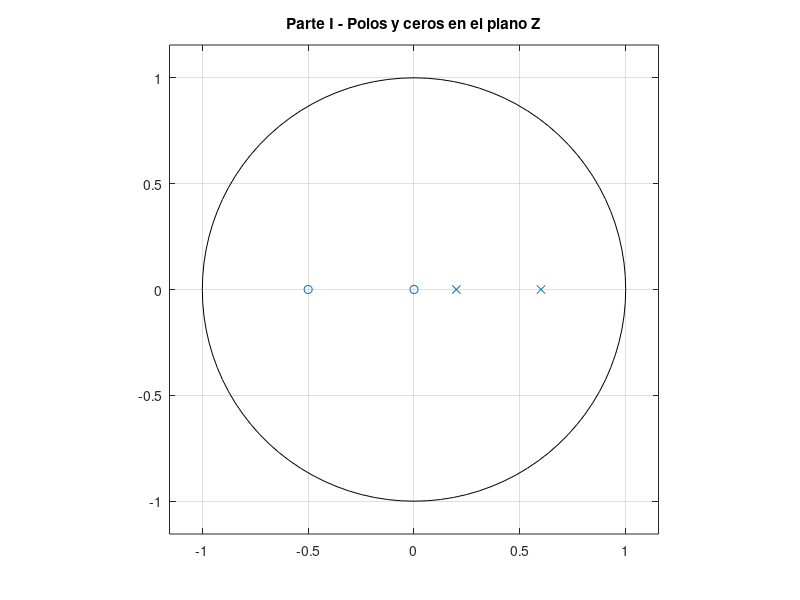
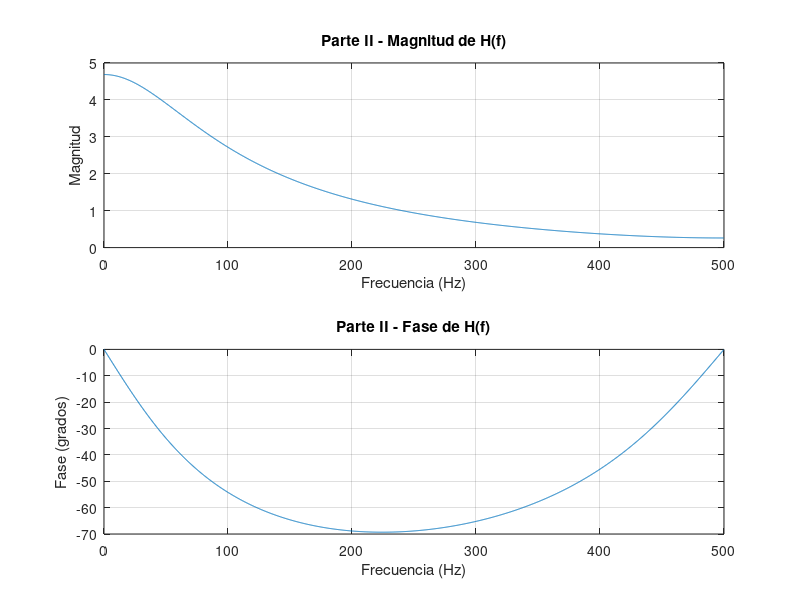
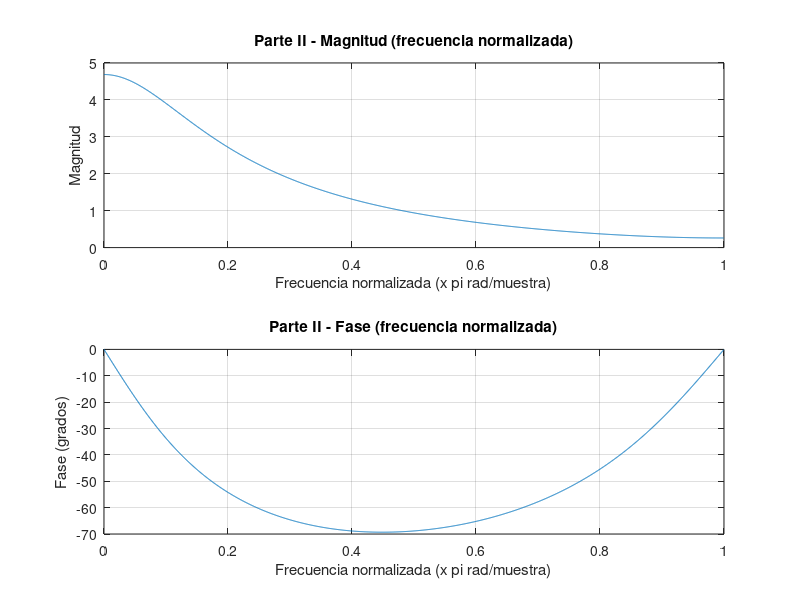
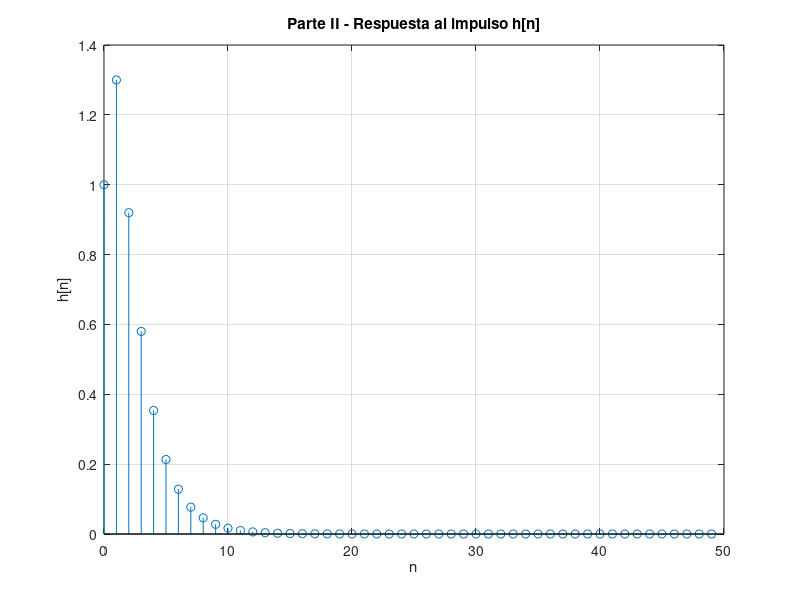

The MATLAB source for these figures, in order: (Note: this script raises an error after producing the figures.)
pkg load signal  % para usar zplane

% ============================================================
% PARTE I: Funcion de transferencia, polos, ceros y estabilidad
% ============================================================

% ecuacion en diferencias:
% y[n] - 0.8*y[n-1] + 0.12*y[n-2] = x[n] + 0.5*x[n-1]
%
% aplicando transformada Z y despejando H(z) = Y(z)/X(z):
% H(z) = (1 + 0.5*z^-1) / (1 - 0.8*z^-1 + 0.12*z^-2)
%
% multiplico numerador y denominador por z^2 para tener
% potencias positivas (forma estandar para zplane y roots):
% H(z) = z*(z + 0.5) / (z^2 - 0.8*z + 0.12)

num = [1, 0.5, 0];     % coeficientes del numerador: z^2 + 0.5z + 0
den = [1, -0.8, 0.12]; % coeficientes del denominador: z^2 - 0.8z + 0.12

% polos y ceros
ceros = roots(num)
polos = roots(den)

% estabilidad: el sistema es estable si todos los polos tienen modulo < 1
% (estan dentro del circulo unitario en el plano Z)
disp('Modulo de los polos:')
disp(abs(polos))

if all(abs(polos) < 1)
    disp('Sistema ESTABLE: todos los polos estan dentro del circulo unitario')
else
    disp('Sistema INESTABLE: hay polos fuera del circulo unitario')
end

figure(1)
zplane(num, den)
title('Parte I - Polos y ceros en el plano Z')


% ============================================================
% PARTE II: Respuesta en frecuencia
% ============================================================

fm = 1000; % Hz
Nfft = 2048;

% evaluo H(z) sobre el circulo unitario: z = e^(j*2*pi*f/fm)
% freqz hace esto internamente
[H, f] = freqz(num, den, Nfft, fm);

figure(2)
subplot(2,1,1)
plot(f, abs(H))
xlabel('Frecuencia (Hz)'); ylabel('Magnitud');
title('Parte II - Magnitud de H(f)')
grid on

subplot(2,1,2)
plot(f, angle(H) * 180/pi)
xlabel('Frecuencia (Hz)'); ylabel('Fase (grados)');
title('Parte II - Fase de H(f)')
grid on

% tambien grafico en frecuencia normalizada (0 a pi rad/muestra)
% para ver el comportamiento independiente de fm
[H_norm, w] = freqz(num, den, Nfft);

figure(3)
subplot(2,1,1)
plot(w/pi, abs(H_norm))  % w/pi normaliza entre 0 y 1
xlabel('Frecuencia normalizada (x pi rad/muestra)'); ylabel('Magnitud');
title('Parte II - Magnitud (frecuencia normalizada)')
grid on

subplot(2,1,2)
plot(w/pi, angle(H_norm) * 180/pi)
xlabel('Frecuencia normalizada (x pi rad/muestra)'); ylabel('Fase (grados)');
title('Parte II - Fase (frecuencia normalizada)')
grid on


% ============================================================
% PARTE II: Respuesta al impulso
% ============================================================

N = 50; % cantidad de muestras
n = 0:N-1;

impulso = [1, zeros(1, N-1)];
h = filter(num, den, impulso);

figure(4)
stem(n, h)
xlabel('n'); ylabel('h[n]');
title('Parte II - Respuesta al impulso h[n]')
grid on

if abs(h(end)) < 1e-6
    disp('Respuesta al impulso converge a cero: confirma estabilidad')
else
    disp('Respuesta al impulso no converge: posible inestabilidad')
end


% ============================================================
% PARTE III: Transformacion de Euler
% ============================================================

% sistema continuo: Ha(s) = 1/(s+1)
Ha = @(s) 1 ./ (s + 1);

T = 0.1; % periodo de muestreo en segundos
fm_euler = 1/T; % = 10 Hz

num_euler = [T, 0];        % T*z   -> coeficientes: [T, 0]
den_euler = [(1+T), -1];   % (1+T)*z - 1 -> coeficientes: [1+T, -1]

f_cont = 0:0.1:fm_euler/2;
w_cont = 2*pi*f_cont;

H_cont  = Ha(1j*w_cont);
H_euler = freqz(num_euler, den_euler, 2*pi*f_cont/fm_euler);

figure(5)
plot(f_cont, abs(H_cont), 'b-', 'linewidth', 2); hold on
plot(f_cont, abs(H_euler), 'r--', 'linewidth', 2); hold off
xlabel('Frecuencia (Hz)'); ylabel('Magnitud');
title('Parte III - Euler vs sistema continuo')
legend('Continuo Ha(s)', 'Euler H(z)')
grid on

fprintf('Ecuacion en diferencias (Euler):\n')
fprintf('%.1f*y[n] - y[n-1] = %.1f*x[n]\n', (1+T), T)
fprintf('=> y[n] = %.4f*y[n-1] + %.4f*x[n]\n', 1/(1+T), T/(1+T))


% ============================================================
% PARTE IV: Transformacion bilineal
% ============================================================


num_bil = [T,     T    ];   % T*(1 + z^-1)
den_bil = [(2+T), (T-2)];   % (2+T) + (T-2)*z^-1 = 2.1 - 1.9*z^-1

H_bilineal = freqz(num_bil, den_bil, 2*pi*f_cont/fm_euler);

figure(6)
plot(f_cont, abs(H_cont),    'b-',  'linewidth', 2); hold on
plot(f_cont, abs(H_euler),   'r--', 'linewidth', 2);
plot(f_cont, abs(H_bilineal),'g-',  'linewidth', 2); hold off
xlabel('Frecuencia (Hz)'); ylabel('Magnitud');
title('Parte IV - Bilineal vs Euler vs continuo')
legend('Continuo Ha(s)', 'Euler H(z)', 'Bilineal H(z)')
grid on

fprintf('Ecuacion en diferencias (Bilineal):\n')
fprintf('%.1f*y[n] - %.1f*y[n-1] = %.1f*x[n] + %.1f*x[n-1]\n', ...
        (2+T), (2-T), T, T)
fprintf('=> y[n] = %.4f*y[n-1] + %.4f*(x[n] + x[n-1])\n', ...
        (2-T)/(2+T), T/(2+T))

        matlab% CONCLUSIONES PARTE IV - Transformacion Bilineal vs Euler
%
% Ambos metodos producen sistemas estables para Ha(s) = 1/(s+1) con T=0.1,
% ya que el polo continuo en s=-1 se mapea dentro del circulo unitario:
%   - Euler:    z = 1 + s*T = 0.9
%   - Bilineal: z = (1+s*T/2)/(1-s*T/2) ≈ 0.905
%
% Sin embargo, la Bilineal aproxima mejor la respuesta en frecuencia
% del sistema continuo en todo el rango hasta Nyquist, porque mapea
% biyectivamente el eje jw al circulo unitario (warping de frecuencia).
%
% Euler en cambio no garantiza esta correspondencia en alta frecuencia:
% su precision se degrada cerca de Nyquist y puede generar inestabilidad
% si T es grande o el polo continuo tiene parte real muy negativa.
%
% Para T=0.1 la diferencia entre ambos metodos es pequeña pero visible
% cerca de f=5Hz (Nyquist), donde la Bilineal decae mas fielmente
% al comportamiento del sistema continuo original.
